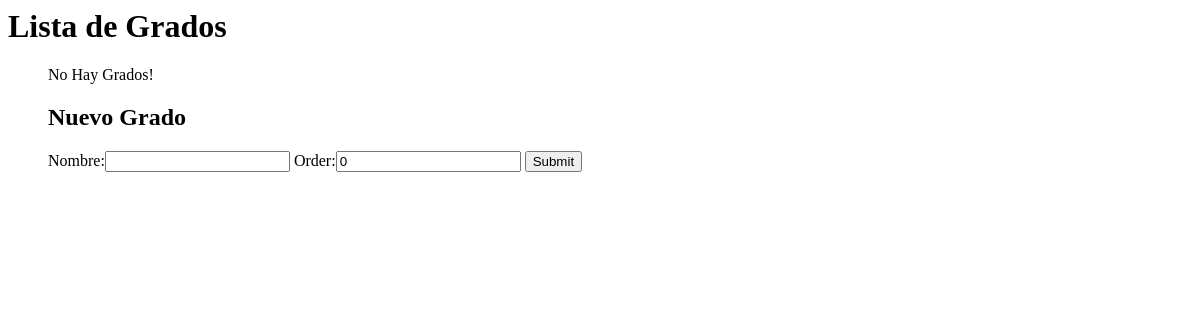
Before: /grados/ with the older database file.
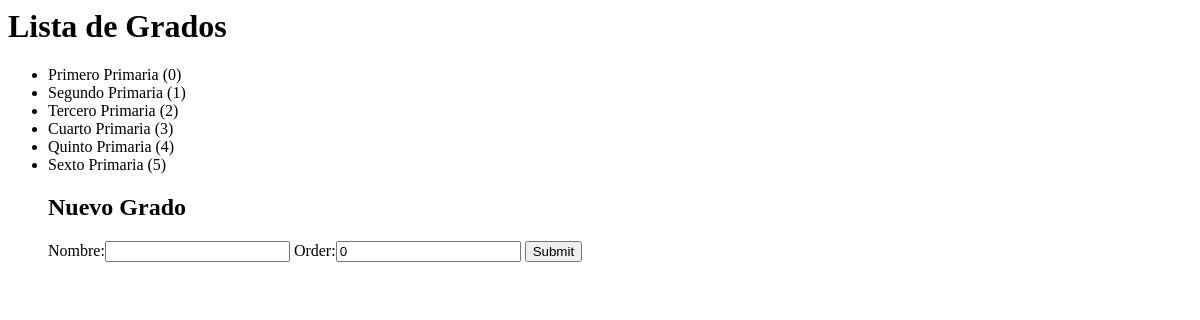
After: the same page with the newer database file.
### grados/models.py (models this page shows)
class Grado(models.Model):
	nombre = models.CharField(max_length=200)
	order = models.IntegerField(default=0)
	def __str__(self):
		return "%s (%s)" % (
			self.nombre,
			self.order)

### grados/views.py (the view)
# urls.py: url(r'^grados/$', grados_views.lista_grados,
def lista_grados(request):
	grados = Grado.objects.all()
	formulario = GradoForm()
	return render(request, 'lista_grados.html',{
		 'grados': grados,
		 'grado_form': formulario})

### grados/forms.py
class GradoForm(forms.ModelForm):
	class Meta:
		model= Grado
		fields = [
			'nombre',
			'order'
		]

### grados/templates/lista_grados.html (shortened to what this page needs)
<html>
<head>
</head>
<body>
<h1>Lista de Grados</h1>
<ul>
	{% for grado in grados %}
		<li>
			{{ grado }}
		</li>
	{% empty %}
	<p>No Hay Grados!</p>
	{% endfor %}
	<h2> Nuevo Grado </h2>
	<form action="/grados/crear/" method="POST">
	{{ grado_form }}
	<input type="submit">
	</form>
</ul>
</body>
</html>

Changed rows visible on the page:
added Grado: nombre+order "Primero Primaria (0)"
added Grado: nombre+order "Segundo Primaria (1)"
added Grado: nombre+order "Tercero Primaria (2)"
added Grado: nombre+order "Cuarto Primaria (3)"
added Grado: nombre+order "Quinto Primaria (4)"
added Grado: nombre+order "Sexto Primaria (5)"
Other visible differences:
text no longer shown: "No Hay Grados!"
